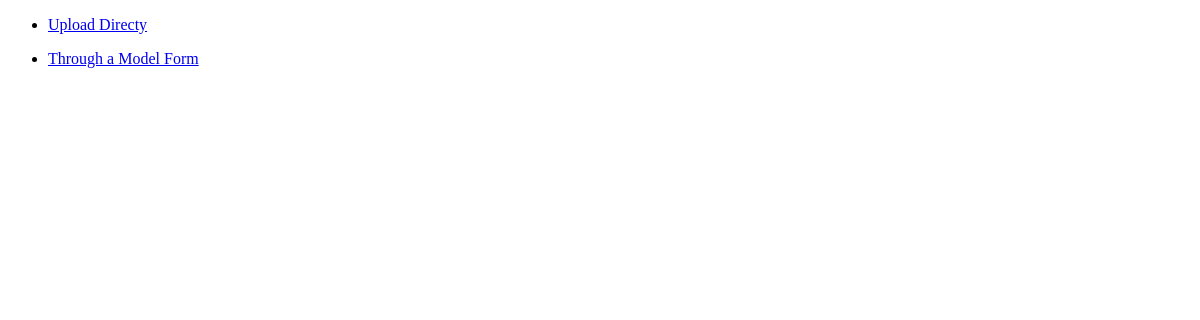
Before: / with the older database file.
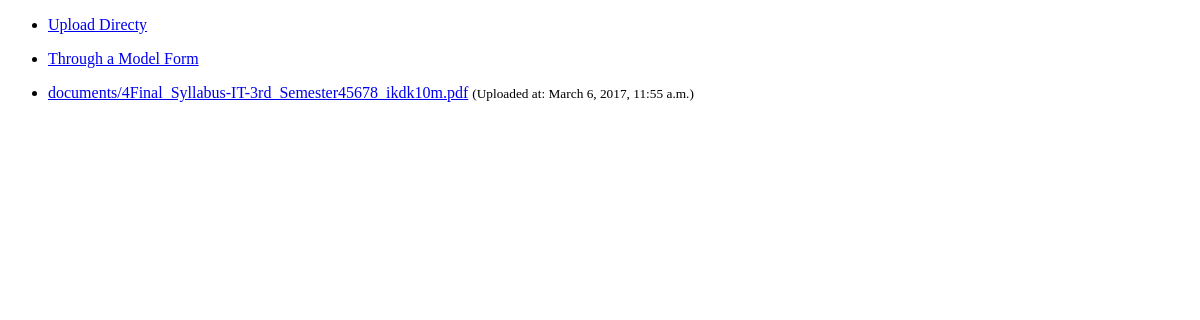
After: the same page with the newer database file.
### main/models.py (models this page shows)
class Upload(models.Model):
	description = models.CharField(max_length=255, blank=True)
	uploaded_at = models.FileField(upload_to='documents/')
	timestamp = models.DateTimeField(auto_now_add=True)

### main/views.py (the view)
# urls.py: url(r'^$', views.index, name='home'),
def index(request):
	uploads = Upload.objects.all()
	context = {
		'uploads' : uploads,
	}
	return render(request, "home.html", context)

### templates/home.html
{% extends 'base.html' %}
{% load staticfiles %}
{% block content %}
	<div class="row">
		<div class="col-md-4 col-md-offset-4">
			<ul>
				<li><a href="{% url 'direct' %}">Upload Directy</a></li></p>
				<li><a href="{% url 'model' %}">Through a Model Form</a></li>
			</ul>
		</div>
	</div>
	<div class="row">
		<div class="col-md-6 col-md-offset-3">
			<ul>
				{% for obj in uploads %}
				<li>
					<a href="{{ obj.uploaded_at.url}}">{{obj.uploaded_at.name}}</a>
					<small>(Uploaded at: {{obj.timestamp}})</small>
				</li>
				{% endfor %}
			</ul>
		</div>
	</div>
{% endblock %}

### templates/base.html (shortened to what this page needs)
<!DOCTYPE html>
<html>
  <head>
  </head>
  <body>
    {% block content %}
    {% endblock %}
  </body>
</html>

Changed rows visible on the page:
added Upload: uploaded_at.name "documents/4Final_Syllabus-IT-3rd_Semester45678_ikdk10m.pdf", timestamp "March 6, 2017, 11:55 a.m."
